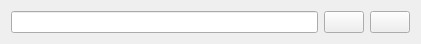
<?xml version="1.0" encoding="UTF-8"?>
<ui version="4.0">
 <class>FindWidget</class>
 <widget class="QWidget" name="FindWidget">
  <property name="geometry">
   <rect>
    <x>0</x>
    <y>0</y>
    <width>421</width>
    <height>42</height>
   </rect>
  </property>
  <property name="windowTitle">
   <string notr="true">Form</string>
  </property>
  <layout class="QHBoxLayout" name="horizontalLayout">
   <item>
    <widget class="QLineEdit" name="edit_text"/>
   </item>
   <item>
    <widget class="QPushButton" name="button_find_prev">
     <property name="text">
      <string/>
     </property>
     <property name="icon">
      <iconset resource="res.qrc">
       <normaloff>:/icons/previous.png</normaloff>:/icons/previous.png</iconset>
     </property>
    </widget>
   </item>
   <item>
    <widget class="QPushButton" name="button_find_next">
     <property name="text">
      <string/>
     </property>
     <property name="icon">
      <iconset resource="res.qrc">
       <normaloff>:/icons/next.png</normaloff>:/icons/next.png</iconset>
     </property>
    </widget>
   </item>
  </layout>
 </widget>
 <resources>
  <include location="res.qrc"/>
 </resources>
 <connections/>
</ui>
